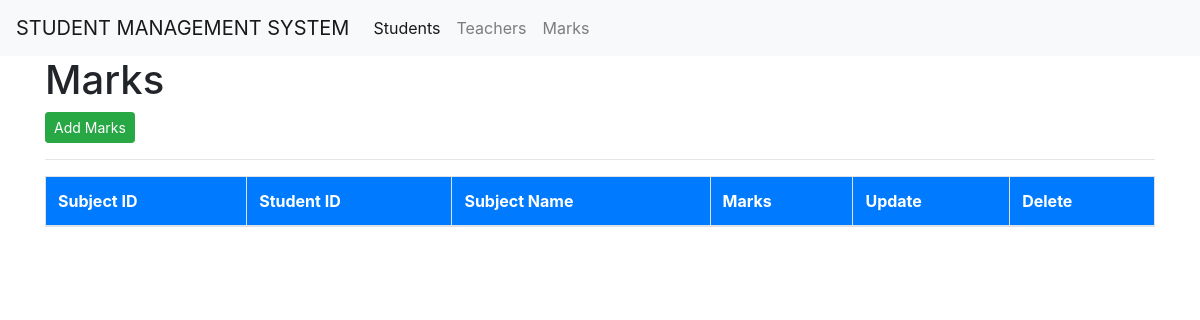
The page /marks/ on the database as committed earlier.
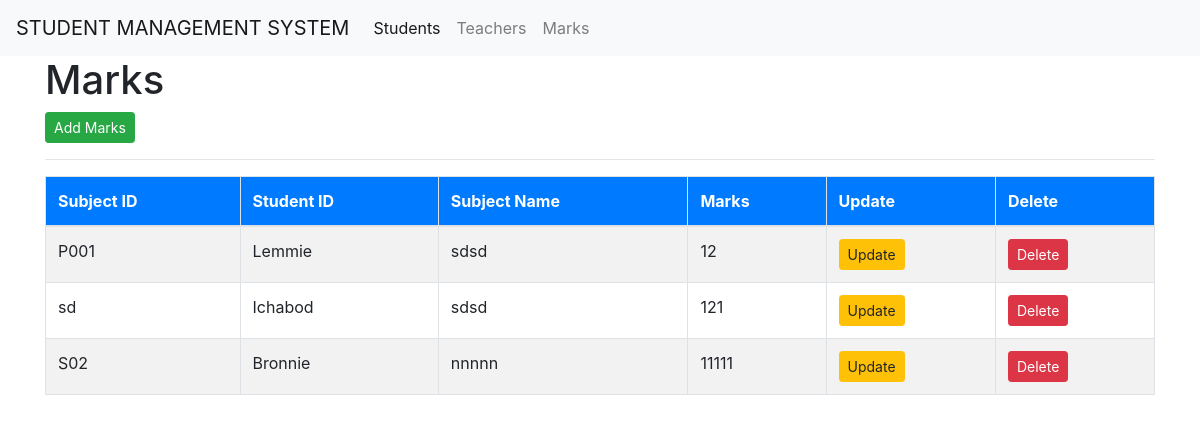
The same page on the database as committed later.
### project/models.py (models this page shows)
class Marks(models.Model):
    composite_key = models.OneToOneField(CompositeKey, primary_key=True, on_delete=models.CASCADE)
    subject_name = models.CharField(max_length=255)
    marks = models.IntegerField()

class CompositeKey(models.Model):
    sid = models.OneToOneField(Students, on_delete=models.CASCADE)
    subject_id = models.CharField(max_length=20)
    class Meta:
        unique_together = ('sid', 'subject_id')

class Students(models.Model):
    sid = models.AutoField(primary_key=True)
    name = models.CharField(max_length=100)
    email = models.EmailField()
    age = models.IntegerField()
    grade = models.IntegerField()
    class Meta:
        db_table = "students"

### project/views.py (the view)
# urls.py: path('marks/', views.marks, name='marks'),
def marks(request):
    all_marks = Marks.objects.select_related('composite_key__sid').all()
    return render(request, 'marks.html', {'marks': all_marks})

### project/templates/marks.html (shortened to what this page needs)
{% extends 'layout.html' %}
{% block content %}
<div class="container">
    <h1>Marks</h1>
    <a href="/marks/add/" class="btn btn-success btn-sm">Add Marks</a>
    <hr>
    <table class="table table-striped table-bordered">
        <thead  style="background-color: #007bff; color: white;">
            <tr>
                <th>Subject ID</th>
                <th>Student ID</th>
                <th>Subject Name</th>
                <th>Marks</th>
                <th>Update</th>
                <th>Delete</th>
            </tr>
        </thead>
        <tbody>
        {% for mark in marks %}
            <tr>
                <td>{{ mark.composite_key.subject_id }}</td>
                <td>{{ mark.composite_key.sid.name }}</td>
                <td>{{ mark.subject_name }}</td>
                <td>{{ mark.marks }}</td>
                <td>
                    <a href="/marks/update/{{mark.composite_key.subject_id}}/{{ mark.composite_key.sid.sid }}" class="btn btn-warning btn-sm">Update</a>
                </td>
                    <td>
                        <a href="/marks/delete/{{ mark.composite_key.subject_id }}/{{ mark.composite_key.sid.sid }}" class="btn btn-danger btn-sm">Delete</a>
                    </td>
            </tr>
            {% endfor %}
        </tbody>
    </table>
</div>
{% endblock %}

Rows that differ between the two databases and show on the page:
added Marks: composite_key.subject_id "P001", composite_key.sid.name "Lemmie", subject_name "sdsd", marks "12"
added Marks: composite_key.subject_id "sd", composite_key.sid.name "Ichabod", subject_name "sdsd", marks "121"
added Marks: composite_key.subject_id "S02", composite_key.sid.name "Bronnie", subject_name "nnnnn", marks "11111"
